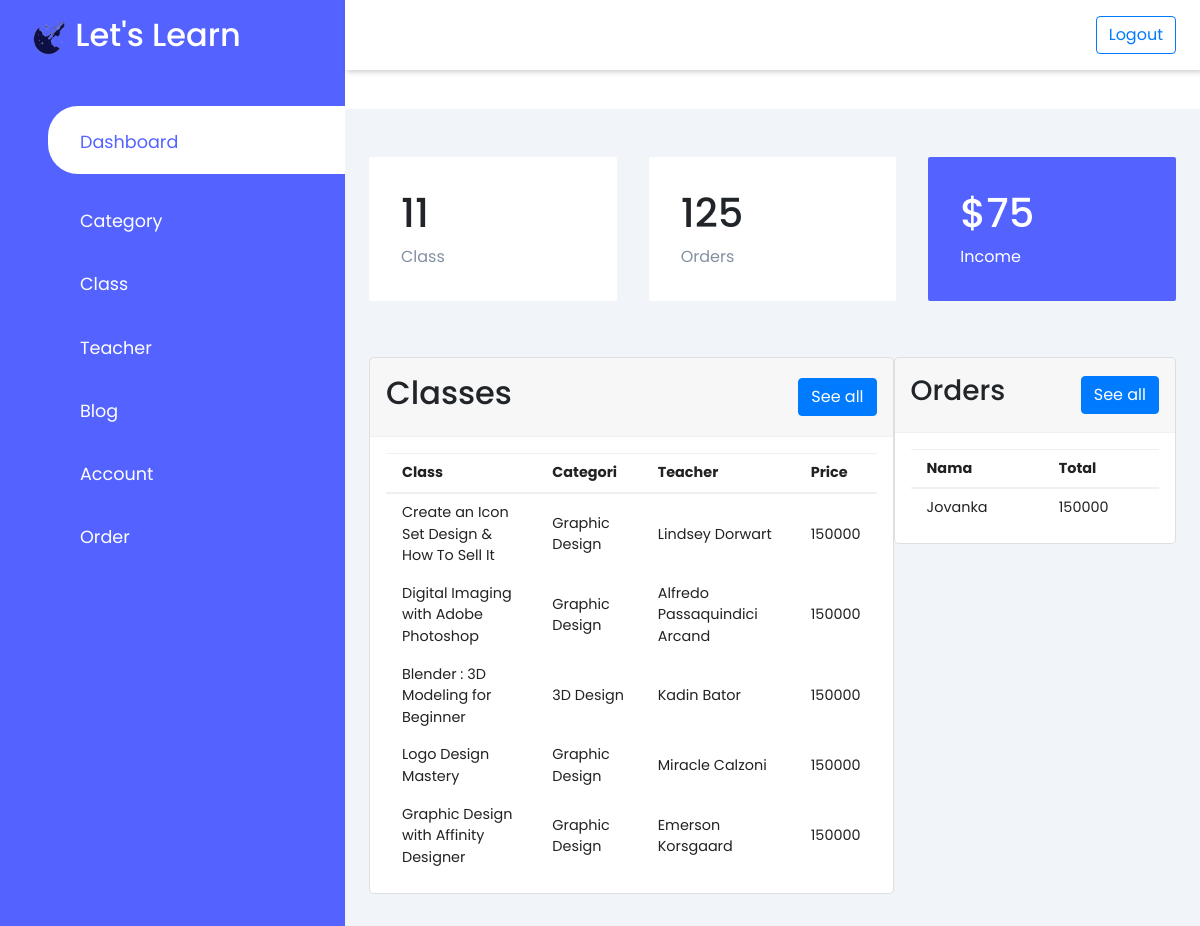
Page /back/index.php on the committed database.
### tables this page shows
CREATE TABLE `kelas` (
  `id_kelas` int(11) NOT NULL,
  `nama_kelas` varchar(100) NOT NULL,
  `id_guru` int(11) NOT NULL,
  `id_kategori` int(11) NOT NULL,
  `deskripsi` text NOT NULL,
  `tentang` text NOT NULL,
  `harga` varchar(50) NOT NULL,
  `thumbnail` varchar(255) NOT NULL
);

CREATE TABLE `kategori` (
  `id_kategori` int(11) NOT NULL,
  `kategori` text NOT NULL,
  `thumbnail` varchar(255) NOT NULL
);

CREATE TABLE `guru` (
  `id_guru` int(11) NOT NULL,
  `nama_guru` varchar(100) NOT NULL,
  `bio_guru` text NOT NULL,
  `pasphoto` varchar(255) NOT NULL
);

CREATE TABLE `bayar` (
  `id_bayar` int(11) NOT NULL,
  `id_user` int(11) NOT NULL,
  `id_kelas` int(11) NOT NULL,
  `quantity` int(5) NOT NULL,
  `total` int(10) NOT NULL
);

CREATE TABLE `user` (
  `id_user` int(11) NOT NULL,
  `email` varchar(100) NOT NULL,
  `nama_user` varchar(50) NOT NULL,
  `username` varchar(50) NOT NULL,
  `password` varchar(50) NOT NULL,
  `phone_number` varchar(20) NOT NULL,
  `level` enum('user','admin') NOT NULL
);

### back/dashboard.php (the view, shortened to what this page needs)
<div class="cards">
    <div class="card-single">
        <div>
            <h1>11</h1>
            <span>Class</span>
        </div>
    </div>
    <div class="card-single">
        <div>
            <h1>125</h1>
            <span>Orders</span>
        </div>
    </div>
    <div class="card-single">
        <div>
            <h1>$75</h1>
            <span>Income</span>
        </div>
    </div>
</div>
<div class="recent-grid">
    <div class="classes">
        <div class="card">
            <div class="card-header">
                <h2>Classes</h2>
                <a href="index.php?page=kelas" class="btn btn-primary">See all </a>
            </div>
            <div class="card-body">
                <div class="table-responsive">
                    <table width="100%">
                        <thead>
                            <tr>
                                <td>Class</td>
                                <td>Categori</td>
                                <td>Teacher</td>
                                <td>Price</td>
                            </tr>
                        </thead>
                        <tbody>
                            <?php
                            $query = mysqli_query($koneksi, "SELECT * FROM kelas INNER JOIN guru on kelas.id_guru = guru.id_guru JOIN kategori on kelas.id_kategori = kategori.id_kategori LIMIT 5");
                            foreach($query as $data){
                            ?>
                            <tr>
                                <td><?= $data['nama_kelas'] ?></td>
                                <td><?= $data['kategori'] ?></td>
                                <td><?= $data['nama_guru'] ?></td>
                                <td><?= $data['harga'] ?></td>
                            </tr>
                            <?php
                            }
                            ?>
                        </tbody>
                    </table>
                </div>
            </div>
        </div>
    </div>
    <div class="orders">
        <div class="card">
            <div class="card-header">
                <h3>Orders</h3>
                <a href="index.php?page=order" class="btn btn-primary">See all <span class="las la-arrow-right"></span></a>
            </div>
            <div class="card-body">
                <div class="table-responsive">
                    <table width="100%">
                        <thead>
                            <tr>
                                <td>Nama</td>
                                <td>Total</td>
                            </tr>
                        </thead>
                        <tbody>
                            <?php
                             $query = mysqli_query($koneksi, "SELECT * FROM bayar  JOIN user on bayar.id_user = user.id_user LIMIT 5");
                            foreach($query as $data){
                            ?>
                            <tr>
                                <td><?= $data['nama_user'] ?></td>
                                <td><?= $data['total'] ?></td>
                            </tr>
                            <?php
                            }
                            ?>
                        </tbody>
                    </table>
                </div>
            </div>
        </div>

### aset/css/style.css (style rules this page uses)
:root { --main-color:#5463ff; --color-dark:#2537ff; --text-grey: #8390A2; }
* { padding: 0; margin: 0; box-sizing: border-box; list-style-type: none; text-decoration: none; font-family: 'Poppins', sans-serif; }
.cards { display: grid; grid-template-columns: repeat(3,1fr); grid-gap: 2rem; margin-top: 1rem; }
.card-single { display: flex; justify-content: space-between; background: #fff; padding: 2rem; border-radius: 2px; }
.card-single div:first-child span { color: var(--text-grey); }
.card-single:last-child { background: var(--main-color); }
.card-single:last-child div:last-child span, .card-single:last-child div:first-child span, .card-single:last-child h1 { color: #fff; }
.recent-grid { margin-top: 3.5rem; display: grid; grid-template-columns: 65% auto; }
.card { background: #fff; border-radius: 5px; }
.card-header, .card-body { padding: 1rem; }
.card-header { display: flex; justify-content: space-between; align-items: center; border-bottom: 1px solid #f0f0f0; }
table { border-collapse: collapse; }
thead tr { border-top: 1px solid #f0f0f0; border-bottom: 2px solid #f0f0f0; }
thead td { font-weight: 700; }
td { padding: .5rem 1rem; font-size: .9rem; color: #222; }
.table-responsive { width: 100%; overflow-x: auto; }

### rows in the picture
kelas: nama_kelas "Create an Icon Set Design & How To Sell It", id_kategori.kategori "Graphic Design", id_guru.nama_guru "Lindsey Dorwart", harga "150000"
kelas: nama_kelas "Digital Imaging with Adobe Photoshop", id_kategori.kategori "Graphic Design", id_guru.nama_guru "Alfredo Passaquindici Arcand", harga "150000"
kelas: nama_kelas "Blender : 3D Modeling for Beginner", id_kategori.kategori "3D Design", id_guru.nama_guru "Kadin Bator", harga "150000"
kelas: nama_kelas "Logo Design Mastery", id_kategori.kategori "Graphic Design", id_guru.nama_guru "Miracle Calzoni", harga "150000"
kelas: nama_kelas "Graphic Design with Affinity Designer", id_kategori.kategori "Graphic Design", id_guru.nama_guru "Emerson Korsgaard", harga "150000"
bayar: id_user.nama_user "Jovanka", total "150000"
